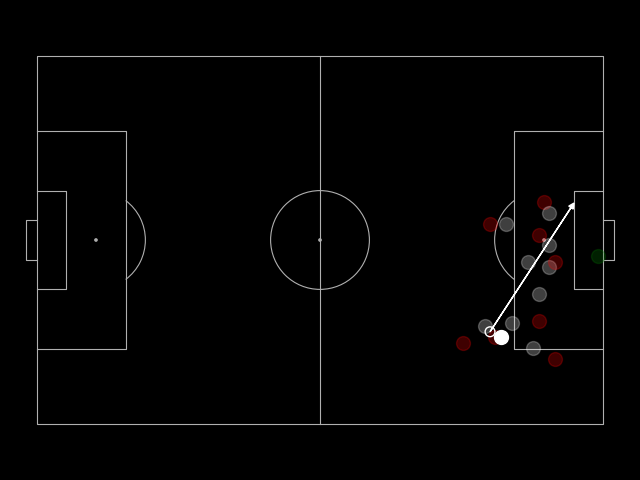
#> input picture open_source_engines/Eagle/assets/pass.png, 640 x 480 px
$ python -i teams.py   (imports and definitions only)
#> lines starting #> are read from the running program, lines starting #| are printed output that depends on the picture; after the words box and inside, x2 and y2 are one past the last pixel; in counts of white or black regions, pixels touching at a corner belong together
#> further down, picture is the input picture: shape (480, 640, 3); mean B, G, R 3.3, 3.3, 3.6
"""Team kit separation & goalkeeper side assignment for EGY-SCOUT V5.

Separates outfield players strictly (`role == 'player'` inside calibrated pitch bounds),
keeps referees excluded (`team_id = -1`), and assigns detected goalkeepers to the
nearest defending team's spatial side (roboflow/sports convention).
"""
from __future__ import annotations

import cv2
import numpy as np
from sklearn.cluster import KMeans

# Chrominance + bright-white separation weights over 11-D jersey descriptor
KIT_WEIGHTS = np.array(
    [1.45, 2.20, 1.85, 1.05, 1.05, 1.05, 2.40, 2.40, 2.30, 2.20, 2.65],
    dtype=np.float32,
)


def estimate_grass_hsv(frame_bgr: np.ndarray) -> tuple[float, float, float]:
    """Return (grass_ratio, median_H, median_S) in OpenCV HSV coordinates."""
    small = cv2.resize(frame_bgr, (320, 180), interpolation=cv2.INTER_AREA)
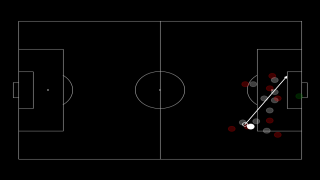
#> small: shape (180, 320, 3); mean B, G, R 3.3, 3.3, 3.6
    hsv = cv2.cvtColor(small, cv2.COLOR_BGR2HSV)
#> hsv: shape (180, 320, 3); mean H, S, V 0, 1.6, 3.6
    mask = cv2.inRange(hsv, np.array((24, 24, 24), np.uint8), np.array((96, 255, 255), np.uint8))
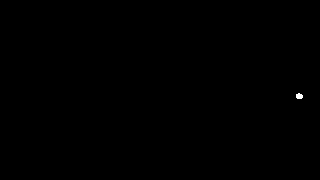
#> mask: shape (180, 320); 0.06% white; 1 white region, box (x1, y1, x2, y2) and area: (296, 93, 303, 99) 34
    cnt = int(np.count_nonzero(mask))
#> cnt = 34
    ratio = float(cnt) / float(mask.size)
#> ratio = 0.00059
    if cnt < 100:
        return ratio, 48.0, 95.0
    nz = mask > 0
    return ratio, float(np.median(hsv[:, :, 0][nz])), float(np.median(hsv[:, :, 1][nz]))


# [78 lines left out: functions kit_descriptor, describe_kit_rgb, not called in this run]


class KitTeamSeparator:
    """Cluster clean outfield player jerseys into 2 teams while isolating leaked non-player outliers."""

    # [94 lines left out: functions __init__, _weight, fit, predict, assign_goalkeeper_team, not called in this run]

>>> import cv2
>>> picture = cv2.imread('../../../open_source_engines/Eagle/assets/pass.png')
>>> result = estimate_grass_hsv(picture)
#> result = (0.00059, 48, 95)

$ run again, on open_source_engines/Eagle/assets/pitch.png
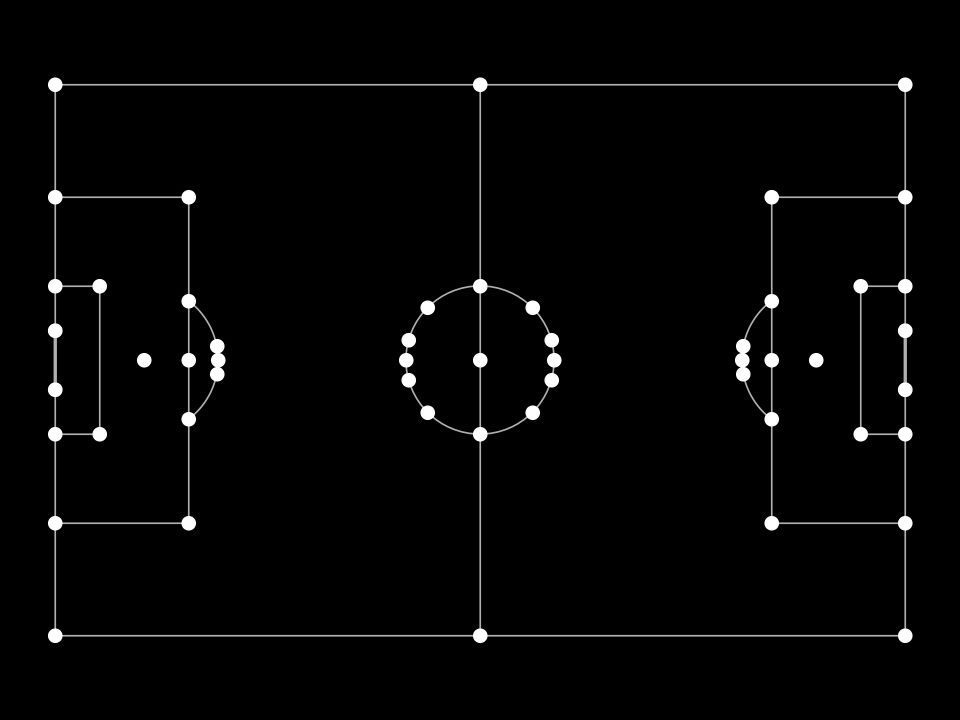
#> input picture open_source_engines/Eagle/assets/pitch.png, 1920 x 1440 px (shown at 1/2 size)
#> picture is the input picture: shape (1440, 1920, 3); min 0, max 255, mean 5.4
#> in estimate_grass_hsv, `small = cv2.resize(frame_bgr, (320, 180), interpolation=cv2.INTER_AREA)`:
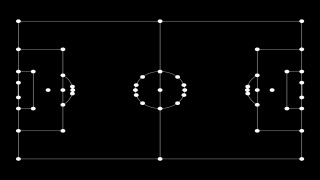
#> small: shape (180, 320, 3); min 0, max 255, mean 5.4
#> hsv: shape (180, 320, 3); mean H, S, V 0, 0, 5.4
#> mask: shape (180, 320); every value is 0
#> cnt = 0
#> result = (0, 48, 95)

$ run again, on open_source_engines/Eagle/assets/voronoi.png
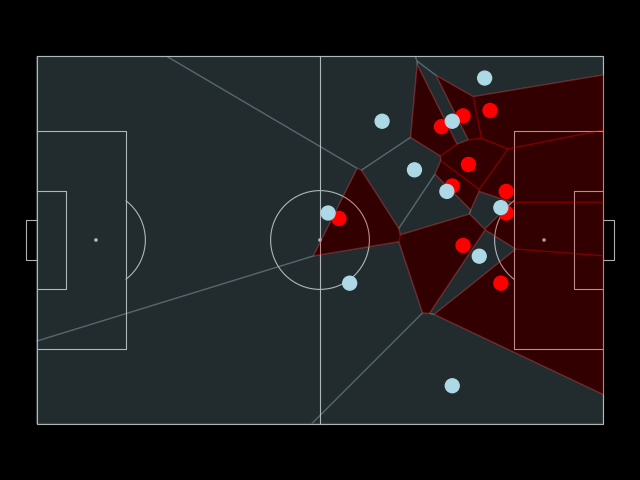
#> input picture open_source_engines/Eagle/assets/voronoi.png, 640 x 480 px
#> picture is the input picture: shape (480, 640, 3); mean B, G, R 27.2, 26.1, 30.5
#> in estimate_grass_hsv, `small = cv2.resize(frame_bgr, (320, 180), interpolation=cv2.INTER_AREA)`:
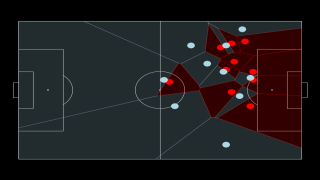
#> small: shape (180, 320, 3); mean B, G, R 27.2, 26.1, 30.5
#> hsv: shape (180, 320, 3); mean H, S, V 52.4, 70.7, 36.5
#> in estimate_grass_hsv, `mask = cv2.inRange(hsv, np.array((24, 24, 24), np.uint8), np.array((96..`:
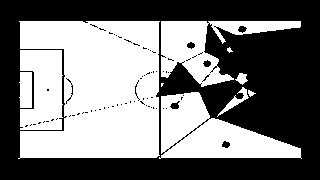
#> mask: shape (180, 320); 48% white; 10 white regions (1 under 20 px), largest, box (x1, y1, x2, y2) and area: (18, 21, 160, 159) 15234, (159, 92, 302, 159) 5182, (161, 21, 301, 87) 3662
#> cnt = 27669
#> ratio = 0.48
#> result = (0.48, 95, 62)
